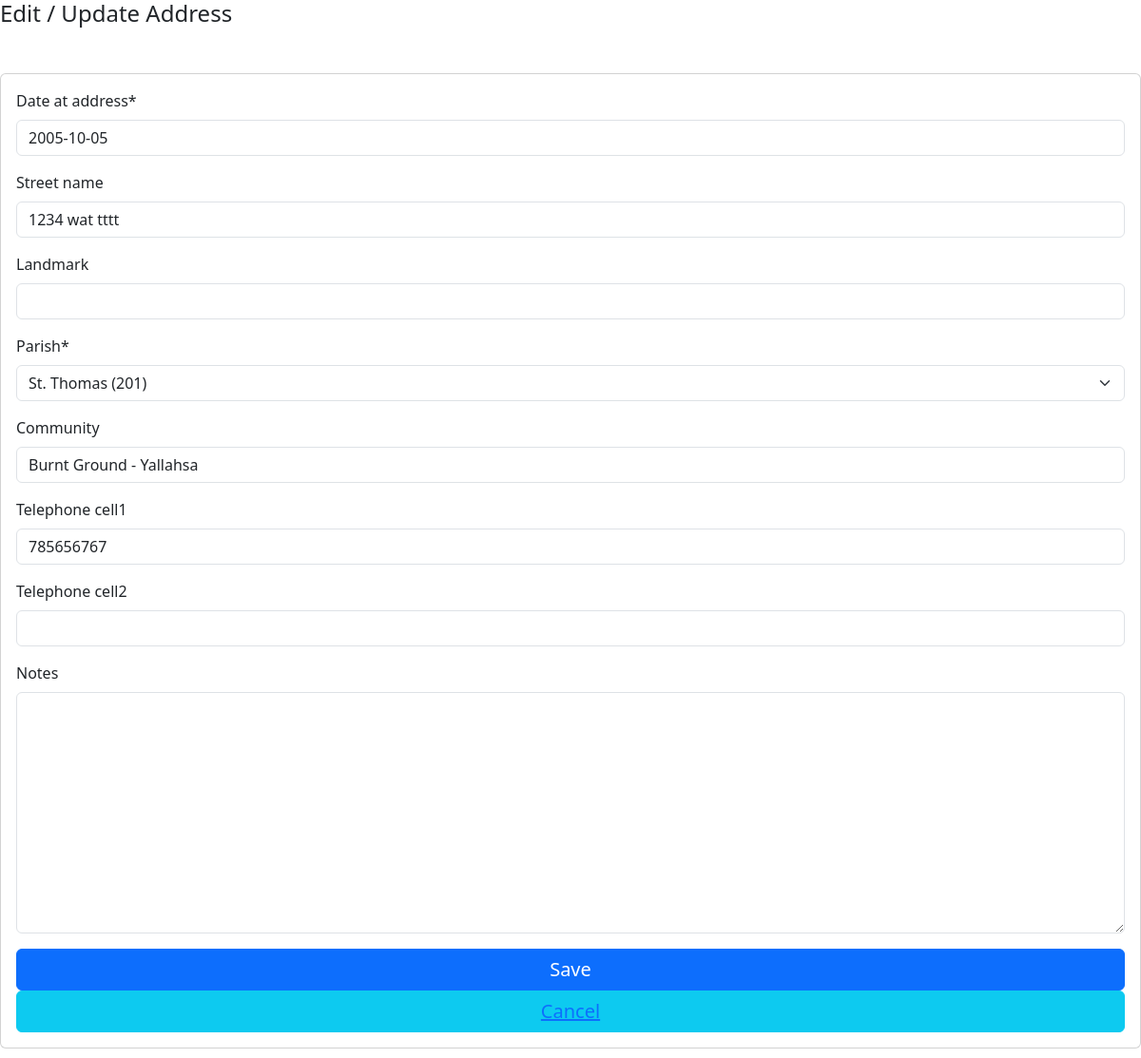
/client/edit/address/1/, run on the app's committed database.
### tb_app/models.py (models this page shows, shortened)
class Address(TSIS2BaseModel):
    client = models.ForeignKey("Client", blank=False, null=False, on_delete=models.PROTECT)
    date_at_address = models.DateField(blank=False, null=False)
    street_name = models.CharField(max_length=255, blank=True, null=True)
    landmark = models.CharField(max_length=255, blank=True, null=True)
    parish = models.ForeignKey("Parish", blank=False, null=False, on_delete=models.PROTECT)
    community = models.CharField(max_length=255, blank=True, null=True)
    telephone_cell1 = models.CharField(max_length=255, blank=True, null=True)
    telephone_cell2 = models.CharField(max_length=255, blank=True, null=True)
    notes = models.TextField(blank=True, null=True)

### tb_app/views.py (the view)
# urls.py: path('edit/address/<int:address_id>/', edit_address, name='edit_address'),
def edit_address(request, address_id):
    address = get_object_or_404(Address, pk=address_id)
    client = address.client
    if request.method == 'POST':
        form = AddressForm(request.POST, instance=address)
        if form.is_valid():
            address = form.save(commit=False)
            address.modified_by_id =  request.session['User_id']
            address.modified_on =  datetime.now()
            address.save()
            return render(request, 'close_window.html')
    else:
        form = AddressForm(instance=address)
    return render(request, 'edit_address.html', {'form': form, 'address': address})

### tb_app/forms.py
class AddressForm(forms.ModelForm):
    class Meta:
        model = Address
        exclude = ['created_at', 'modified_on', 'created_by', 'modified_by', 'is_active', 'deleted_at', 'deleted_by', 'client', 'facility']
        widgets = {
            "date_of_birth": DatePickerInput(),
         }

### tb_app/base_model.py (called while the page is built)
    def get_queryset(self):
        if self.include_deleted:
            return TSIS2BaseQuerySet(self.model)
        return TSIS2BaseQuerySet(self.model).filter(deleted_at=None)

### tb_app/models.py (called while the page is built)
    def __str__(self):
        return "%s (%s)" % (self.name, self.code)

### tb_app/templates/edit_address.html (shortened to what this page needs)
  {% load widget_tweaks %}
  {% load bootstrap5 %}
  {% bootstrap_css %}
  {% load crispy_forms_tags %}
  {% block content %}
<h4>Edit / Update Address</h4>
<form method="POST" class="card p-3 mt-5 form-floating form-horizontal form-group">
  {{ form|crispy}}
  <button type="submit" class="btn btn-primary" style="font-size: 20px;">Save</button>
  <button class="btn btn-info" style="font-size: 20px;"><a href="{% url 'close_window'  %}">Cancel</a></button>
 </form>
{% endblock %}

### data on the page
Address: date_at_address "2005-10-05", street_name "1234 wat tttt", parish "St. Thomas (201)", community "Burnt Ground - Yallahsa", telephone_cell1 "785656767"
